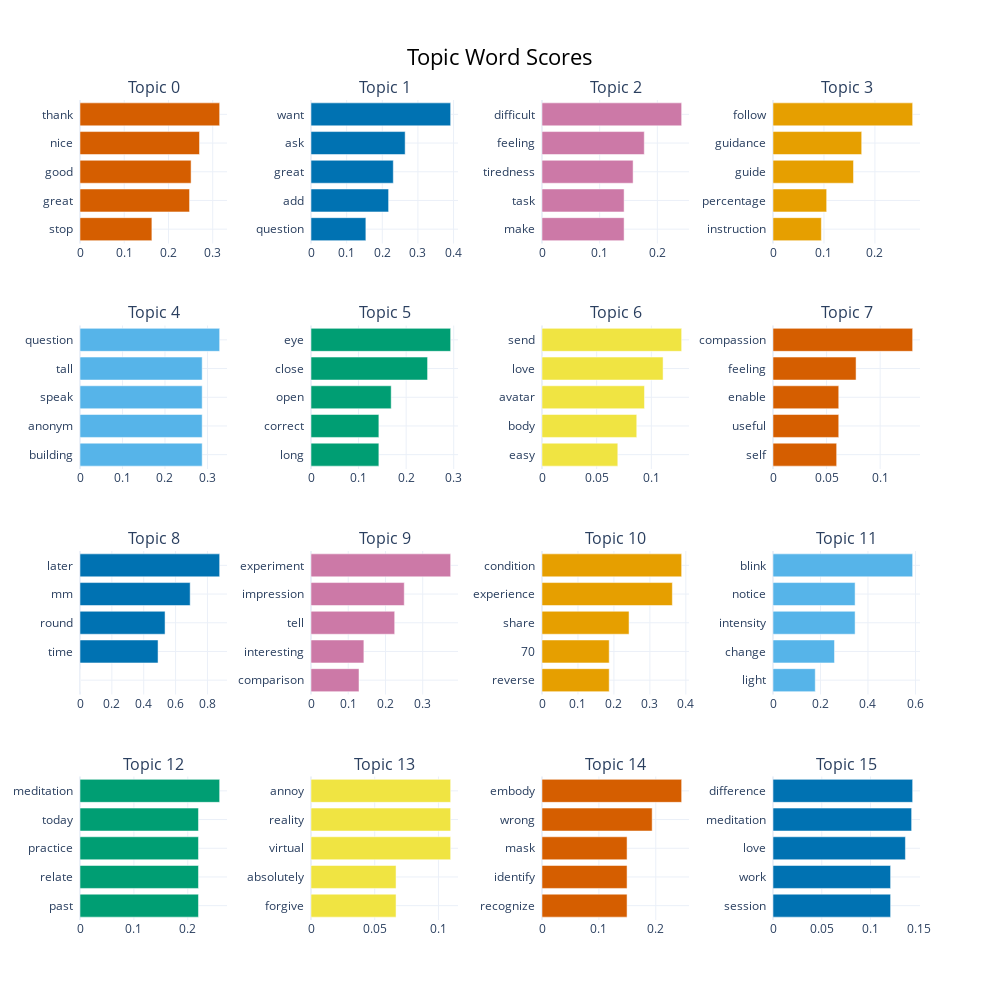

Here is the notebook cell this chart was saved with:
### Code cell
topic_model.visualize_barchart(top_n_topics=16)

### Figure 1 — Plotly figure (JSON) as saved in the notebook; plotly's stock layout.template omitted (floating-point values rounded to 4 significant figures)
{"data": [{"marker": {"color": "#D55E00"}, "orientation": "h", "type": "bar", "x": [0.1625, 0.2477, 0.2511, 0.2701, 0.3157], "xaxis": "x", "y": ["stop  ", "great  ", "good  ", "nice  ", "thank  "], "yaxis": "y"}, {"marker": {"color": "#0072B2"}, "orientation": "h", "type": "bar", "x": [0.1539, 0.2177, 0.2309, 0.2642, 0.3919], "xaxis": "x2", "y": ["question  ", "add  ", "great  ", "ask  ", "want  "], "yaxis": "y2"}, {"marker": {"color": "#CC79A7"}, "orientation": "h", "type": "bar", "x": [0.1424, 0.1424, 0.158, 0.1774, 0.2422], "xaxis": "x3", "y": ["make  ", "task  ", "tiredness  ", "feeling  ", "difficult  "], "yaxis": "y3"}, {"marker": {"color": "#E69F00"}, "orientation": "h", "type": "bar", "x": [0.09492, 0.1053, 0.158, 0.1741, 0.274], "xaxis": "x4", "y": ["instruction  ", "percentage  ", "guide  ", "guidance  ", "follow  "], "yaxis": "y4"}, {"marker": {"color": "#56B4E9"}, "orientation": "h", "type": "bar", "x": [0.2875, 0.2875, 0.2875, 0.2875, 0.3286], "xaxis": "x5", "y": ["building  ", "anonym  ", "speak  ", "tall  ", "question  "], "yaxis": "y5"}, {"marker": {"color": "#009E73"}, "orientation": "h", "type": "bar", "x": [0.1427, 0.1427, 0.1686, 0.2451, 0.2936], "xaxis": "x6", "y": ["long  ", "correct  ", "open  ", "close  ", "eye  "], "yaxis": "y6"}, {"marker": {"color": "#F0E442"}, "orientation": "h", "type": "bar", "x": [0.06933, 0.08666, 0.09372, 0.1107, 0.1277], "xaxis": "x7", "y": ["easy  ", "body  ", "avatar  ", "love  ", "send  "], "yaxis": "y7"}, {"marker": {"color": "#D55E00"}, "orientation": "h", "type": "bar", "x": [0.05942, 0.06136, 0.06136, 0.07753, 0.1303], "xaxis": "x8", "y": ["self  ", "useful  ", "enable  ", "feeling  ", "compassion  "], "yaxis": "y8"}, {"marker": {"color": "#0072B2"}, "orientation": "h", "type": "bar", "x": [1e-05, 0.4899, 0.534, 0.6915, 0.8766], "xaxis": "x9", "y": ["  ", "time  ", "round  ", "mm  ", "later  "], "yaxis": "y9"}, {"marker": {"color": "#CC79A7"}, "orientation": "h", "type": "bar", "x": [0.1289, 0.142, 0.2247, 0.2504, 0.375], "xaxis": "x10", "y": ["comparison  ", "interesting  ", "tell  ", "impression  ", "experiment  "], "yaxis": "y10"}, {"marker": {"color": "#E69F00"}, "orientation": "h", "type": "bar", "x": [0.1869, 0.1869, 0.242, 0.3625, 0.3883], "xaxis": "x11", "y": ["reverse  ", "70  ", "share  ", "experience  ", "condition  "], "yaxis": "y11"}, {"marker": {"color": "#56B4E9"}, "orientation": "h", "type": "bar", "x": [0.178, 0.2589, 0.3458, 0.3458, 0.5881], "xaxis": "x12", "y": ["light  ", "change  ", "intensity  ", "notice  ", "blink  "], "yaxis": "y12"}, {"marker": {"color": "#009E73"}, "orientation": "h", "type": "bar", "x": [0.2199, 0.2199, 0.2199, 0.2199, 0.2592], "xaxis": "x13", "y": ["past  ", "relate  ", "practice  ", "today  ", "meditation  "], "yaxis": "y13"}, {"marker": {"color": "#F0E442"}, "orientation": "h", "type": "bar", "x": [0.06674, 0.06674, 0.1096, 0.1096, 0.1096], "xaxis": "x14", "y": ["forgive  ", "absolutely  ", "virtual  ", "reality  ", "annoy  "], "yaxis": "y14"}, {"marker": {"color": "#D55E00"}, "orientation": "h", "type": "bar", "x": [0.1495, 0.1495, 0.1495, 0.1936, 0.2454], "xaxis": "x15", "y": ["recognize  ", "identify  ", "mask  ", "wrong  ", "embody  "], "yaxis": "y15"}, {"marker": {"color": "#0072B2"}, "orientation": "h", "type": "bar", "x": [0.1206, 0.1206, 0.1358, 0.1421, 0.1432], "xaxis": "x16", "y": ["session  ", "work  ", "love  ", "meditation  ", "difference  "], "yaxis": "y16"}], "layout": {"annotations": [{"font": {"size": 16}, "showarrow": false, "text": "Topic 0", "x": 0.0875, "xanchor": "center", "xref": "paper", "y": 1, "yanchor": "bottom", "yref": "paper"}, {"font": {"size": 16}, "showarrow": false, "text": "Topic 1", "x": 0.3625, "xanchor": "center", "xref": "paper", "y": 1, "yanchor": "bottom", "yref": "paper"}, {"font": {"size": 16}, "showarrow": false, "text": "Topic 2", "x": 0.6375, "xanchor": "center", "xref": "paper", "y": 1, "yanchor": "bottom", "yref": "paper"}, {"font": {"size": 16}, "showarrow": false, "text": "Topic 3", "x": 0.9125, "xanchor": "center", "xref": "paper", "y": 1, "yanchor": "bottom", "yref": "paper"}, {"font": {"size": 16}, "showarrow": false, "text": "Topic 4", "x": 0.0875, "xanchor": "center", "xref": "paper", "y": 0.725, "yanchor": "bottom", "yref": "paper"}, {"font": {"size": 16}, "showarrow": false, "text": "Topic 5", "x": 0.3625, "xanchor": "center", "xref": "paper", "y": 0.725, "yanchor": "bottom", "yref": "paper"}, {"font": {"size": 16}, "showarrow": false, "text": "Topic 6", "x": 0.6375, "xanchor": "center", "xref": "paper", "y": 0.725, "yanchor": "bottom", "yref": "paper"}, {"font": {"size": 16}, "showarrow": false, "text": "Topic 7", "x": 0.9125, "xanchor": "center", "xref": "paper", "y": 0.725, "yanchor": "bottom", "yref": "paper"}, {"font": {"size": 16}, "showarrow": false, "text": "Topic 8", "x": 0.0875, "xanchor": "center", "xref": "paper", "y": 0.45, "yanchor": "bottom", "yref": "paper"}, {"font": {"size": 16}, "showarrow": false, "text": "Topic 9", "x": 0.3625, "xanchor": "center", "xref": "paper", "y": 0.45, "yanchor": "bottom", "yref": "paper"}, {"font": {"size": 16}, "showarrow": false, "text": "Topic 10", "x": 0.6375, "xanchor": "center", "xref": "paper", "y": 0.45, "yanchor": "bottom", "yref": "paper"}, {"font": {"size": 16}, "showarrow": false, "text": "Topic 11", "x": 0.9125, "xanchor": "center", "xref": "paper", "y": 0.45, "yanchor": "bottom", "yref": "paper"}, {"font": {"size": 16}, "showarrow": false, "text": "Topic 12", "x": 0.0875, "xanchor": "center", "xref": "paper", "y": 0.175, "yanchor": "bottom", "yref": "paper"}, {"font": {"size": 16}, "showarrow": false, "text": "Topic 13", "x": 0.3625, "xanchor": "center", "xref": "paper", "y": 0.175, "yanchor": "bottom", "yref": "paper"}, {"font": {"size": 16}, "showarrow": false, "text": "Topic 14", "x": 0.6375, "xanchor": "center", "xref": "paper", "y": 0.175, "yanchor": "bottom", "yref": "paper"}, {"font": {"size": 16}, "showarrow": false, "text": "Topic 15", "x": 0.9125, "xanchor": "center", "xref": "paper", "y": 0.175, "yanchor": "bottom", "yref": "paper"}], "height": 1000, "hoverlabel": {"bgcolor": "white", "font": {"family": "Rockwell", "size": 16}}, "showlegend": false, "title": {"font": {"color": "Black", "size": 22}, "text": "Topic Word Scores", "x": 0.5, "xanchor": "center", "yanchor": "top"}, "width": 1000, "xaxis": {"anchor": "y", "domain": [0, 0.175], "showgrid": true}, "xaxis10": {"anchor": "y10", "domain": [0.275, 0.45], "showgrid": true}, "xaxis11": {"anchor": "y11", "domain": [0.55, 0.725], "showgrid": true}, "xaxis12": {"anchor": "y12", "domain": [0.825, 1], "showgrid": true}, "xaxis13": {"anchor": "y13", "domain": [0, 0.175], "showgrid": true}, "xaxis14": {"anchor": "y14", "domain": [0.275, 0.45], "showgrid": true}, "xaxis15": {"anchor": "y15", "domain": [0.55, 0.725], "showgrid": true}, "xaxis16": {"anchor": "y16", "domain": [0.825, 1], "showgrid": true}, "xaxis2": {"anchor": "y2", "domain": [0.275, 0.45], "showgrid": true}, "xaxis3": {"anchor": "y3", "domain": [0.55, 0.725], "showgrid": true}, "xaxis4": {"anchor": "y4", "domain": [0.825, 1], "showgrid": true}, "xaxis5": {"anchor": "y5", "domain": [0, 0.175], "showgrid": true}, "xaxis6": {"anchor": "y6", "domain": [0.275, 0.45], "showgrid": true}, "xaxis7": {"anchor": "y7", "domain": [0.55, 0.725], "showgrid": true}, "xaxis8": {"anchor": "y8", "domain": [0.825, 1], "showgrid": true}, "xaxis9": {"anchor": "y9", "domain": [0, 0.175], "showgrid": true}, "yaxis": {"anchor": "x", "domain": [0.825, 1], "showgrid": true}, "yaxis10": {"anchor": "x10", "domain": [0.275, 0.45], "showgrid": true}, "yaxis11": {"anchor": "x11", "domain": [0.275, 0.45], "showgrid": true}, "yaxis12": {"anchor": "x12", "domain": [0.275, 0.45], "showgrid": true}, "yaxis13": {"anchor": "x13", "domain": [0, 0.175], "showgrid": true}, "yaxis14": {"anchor": "x14", "domain": [0, 0.175], "showgrid": true}, "yaxis15": {"anchor": "x15", "domain": [0, 0.175], "showgrid": true}, "yaxis16": {"anchor": "x16", "domain": [0, 0.175], "showgrid": true}, "yaxis2": {"anchor": "x2", "domain": [0.825, 1], "showgrid": true}, "yaxis3": {"anchor": "x3", "domain": [0.825, 1], "showgrid": true}, "yaxis4": {"anchor": "x4", "domain": [0.825, 1], "showgrid": true}, "yaxis5": {"anchor": "x5", "domain": [0.55, 0.725], "showgrid": true}, "yaxis6": {"anchor": "x6", "domain": [0.55, 0.725], "showgrid": true}, "yaxis7": {"anchor": "x7", "domain": [0.55, 0.725], "showgrid": true}, "yaxis8": {"anchor": "x8", "domain": [0.55, 0.725], "showgrid": true}, "yaxis9": {"anchor": "x9", "domain": [0.275, 0.45], "showgrid": true}}}
